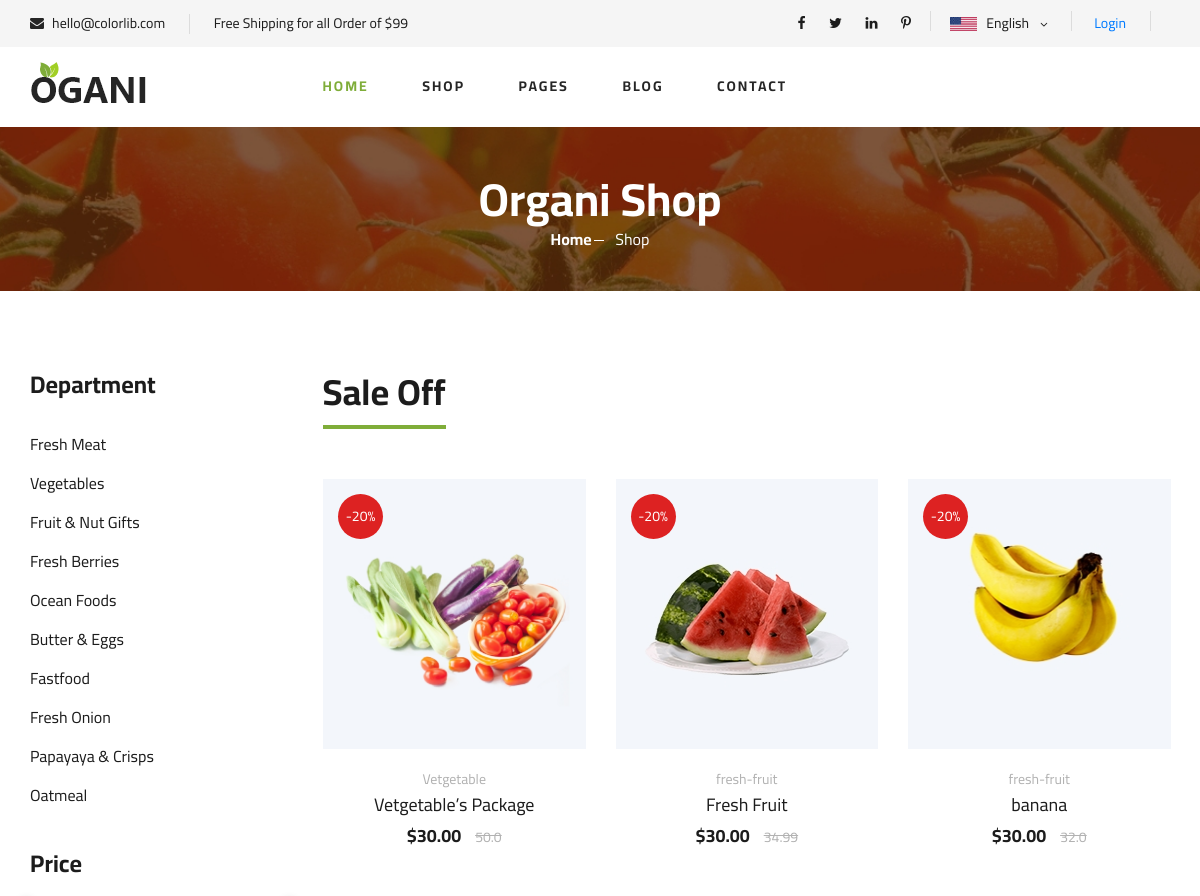
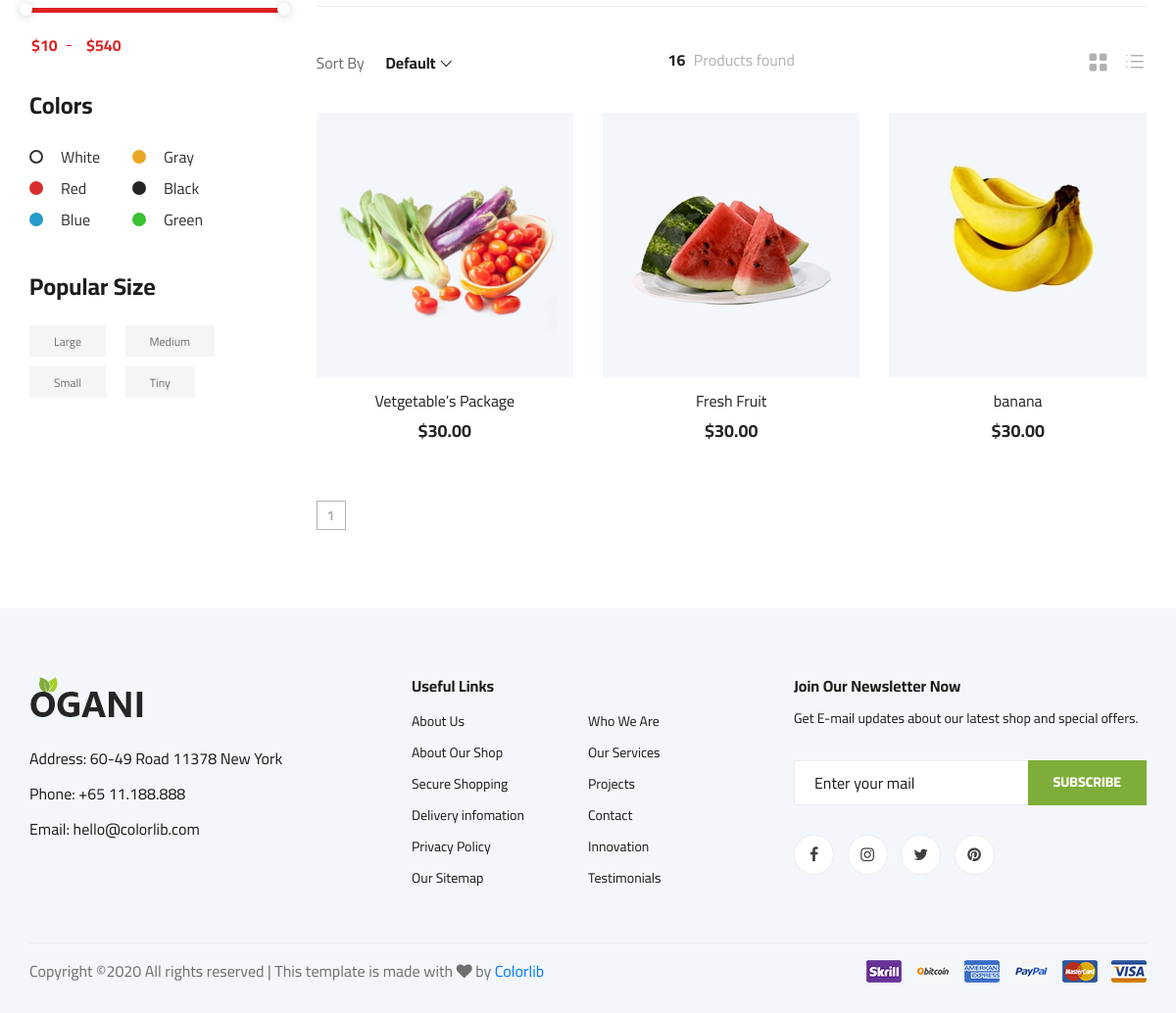
/shop/shop_List/, run on the app's committed database (2 pictures, top to bottom).
### shop/models.py (models this page shows, shortened)
class Item(models.Model):
    title = models.CharField(max_length=70)
    slug = models.SlugField(max_length=70)
    category = models.ForeignKey(CATEGORY,on_delete=models.CASCADE)
    description = models.TextField()
    image = models.ImageField()
    price = models.FloatField()
    Weight = models.FloatField()
    Availabil = models.BooleanField(default=False)
    def get_absolute_url(self):
        return reverse('shop:Home_Detail', kwargs={'slug': self.slug})

class CATEGORY(models.Model):
    name = models.CharField(max_length=50)

### shop/views.py (the view)
# urls.py: path('shop_List/',views.shop_List.as_view(),name='shop_List'),
class shop_List(ListView):
    paginate_by = 10
    model = Item
    template_name = 'shop/shop-grid.html'

### templates/shop/shop-grid.html (shortened to what this page needs)
{% extends 'base.html' %}
{% block contect %}
    <section class="breadcrumb-section set-bg" data-setbg="img/breadcrumb.jpg">
        <div class="container">
            <div class="row">
                <div class="col-lg-12 text-center">
                    <div class="breadcrumb__text">
                        <h2>Organi Shop</h2>
                        <div class="breadcrumb__option">
                            <a href="./index.html">Home</a>
                            <span>Shop</span>
                        </div>
                    </div>
                </div>
            </div>
        </div>
    </section>
    <section class="product spad">
        <div class="container">
            <div class="row">
                <div class="col-lg-3 col-md-5">
                    <div class="sidebar">
                        <div class="sidebar__item">
                            <h4>Department</h4>
                            <ul>
                                <li><a href="#">Fresh Meat</a></li>
                                <li><a href="#">Vegetables</a></li>
                                <li><a href="#">Fruit & Nut Gifts</a></li>
                                <li><a href="#">Fresh Berries</a></li>
                                <li><a href="#">Ocean Foods</a></li>
                                <li><a href="#">Butter & Eggs</a></li>
                                <li><a href="#">Fastfood</a></li>
                                <li><a href="#">Fresh Onion</a></li>
                                <li><a href="#">Papayaya & Crisps</a></li>
                                <li><a href="#">Oatmeal</a></li>
                            </ul>
                        </div>
                        <div class="sidebar__item">
                            <h4>Price</h4>
                            <div class="price-range-wrap">
                                <div class="price-range ui-slider ui-corner-all ui-slider-horizontal ui-widget ui-widget-content"
                                    data-min="10" data-max="540">
                                    <span tabindex="0" class="ui-slider-handle ui-corner-all ui-state-default"></span>
                                    <span tabindex="0" class="ui-slider-handle ui-corner-all ui-state-default"></span>
                                </div>
                                <div class="range-slider">
                                    <div class="price-input">
                                        <input type="text" id="minamount">
                                        <input type="text" id="maxamount">
                                    </div>
                                </div>
                            </div>
                        </div>
                        <div class="sidebar__item sidebar__item__color--option">
                            <h4>Colors</h4>
                            <div class="sidebar__item__color sidebar__item__color--white">
                                <label for="white">
                                    White
                                </label>
                            </div>
                            <div class="sidebar__item__color sidebar__item__color--gray">
                                <label for="gray">
                                    Gray
                                </label>
                            </div>
                            <div class="sidebar__item__color sidebar__item__color--red">
                                <label for="red">
                                    Red
                                </label>
                            </div>
                            <div class="sidebar__item__color sidebar__item__color--black">
                                <label for="black">
                                    Black
                                </label>
                            </div>
                            <div class="sidebar__item__color sidebar__item__color--blue">
                                <label for="blue">
                                    Blue
                                </label>
                            </div>
                            <div class="sidebar__item__color sidebar__item__color--green">
                                <label for="green">
                                    Green
                                </label>
                            </div>
                        </div>
                        <div class="sidebar__item">
                            <h4>Popular Size</h4>
                            <div class="sidebar__item__size">
                                <label for="large">
                                    Large
                                </label>
                            </div>
                            <div class="sidebar__item__size">
                                <label for="medium">
                                    Medium
                                </label>
                            </div>
                            <div class="sidebar__item__size">
                                <label for="small">
                                    Small
                                </label>
                            </div>
                            <div class="sidebar__item__size">
                                <label for="tiny">
                                    Tiny
                                </label>
                            </div>
                        </div>
                    </div>
                </div>
                <div class="col-lg-9 col-md-7">
                    <div class="product__discount">
                        <div class="section-title product__discount__title">
                            <h2>Sale Off</h2>
                        </div>
                        <div class="row">
                            <div class="product__discount__slider owl-carousel">
                                {% for object in object_list   %}
                                <div class="col-lg-4">
                                    <div class="product__discount__item">
                                        <div class="product__discount__item__pic set-bg"
                                            data-setbg="{{ object.image.url }}">
                                            <div class="product__discount__percent">-20%</div>
                                        </div>
                                        <div class="product__discount__item__text">
                                            <span>{{ object.category.name }}</span>
                                            <h5><a href="{{ object.get_absolute_url }}">{{ object.title }}</a></h5>
                                            <div class="product__item__price">$30.00 <span>{{ object.price }}</span></div>
                                        </div>
                                    </div>
                                </div>
                                {% endfor %}
                            </div>
                        </div>
                    </div>
                    <div class="filter__item">
                        <div class="row">
                            <div class="col-lg-4 col-md-5">
                                <div class="filter__sort">
                                    <span>Sort By</span>
                                </div>
                            </div>
                            <div class="col-lg-4 col-md-4">
                                <div class="filter__found">
                                    <h6><span>16</span> Products found</h6>
                                </div>
                            </div>
                            <div class="col-lg-4 col-md-3">
                                <div class="filter__option">
                                    <span class="icon_grid-2x2"></span>
                                    <span class="icon_ul"></span>
                                </div>
                            </div>
                        </div>
                    </div>
                    <div class="row">
                        {% for object in object_list  %}
                        <div class="col-lg-4 col-md-6 col-sm-6">
                            <div class="product__item">
                                <div class="product__item__pic set-bg" data-setbg="{{ object.image.url }}">
                                </div>
                                <div class="product__item__text">
                                    <h6><a href="{{ object.get_absolute_url }}">{{ object.title }}</a></h6>
                                    <h5>$30.00</h5>
                                </div>
                            </div>
                        </div>
                        {% endfor %}
                    </div>
                <div class="pagination">
    <div class="product__pagination">
       <a href="#"> {{ page_obj.paginator.num_pages }}</a>
</div>
                </div>
            </div>
        </div>
    </section>
  {% endblock %}

### data on the page
Item: shows a picture, category.name "Vetgetable", title "Vetgetable’s Package", price "50.0"
Item: shows a picture, category.name "fresh-fruit", title "Fresh Fruit", price "34.99"
Item: shows a picture, category.name "fresh-fruit", title "banana", price "32.0"

### other printed values
{{ page_obj.paginator.num_pages }} "1"
